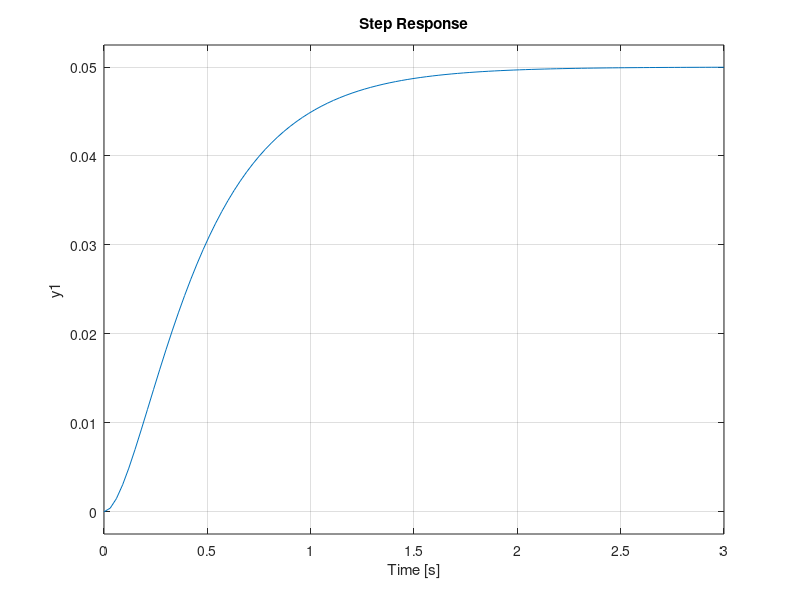
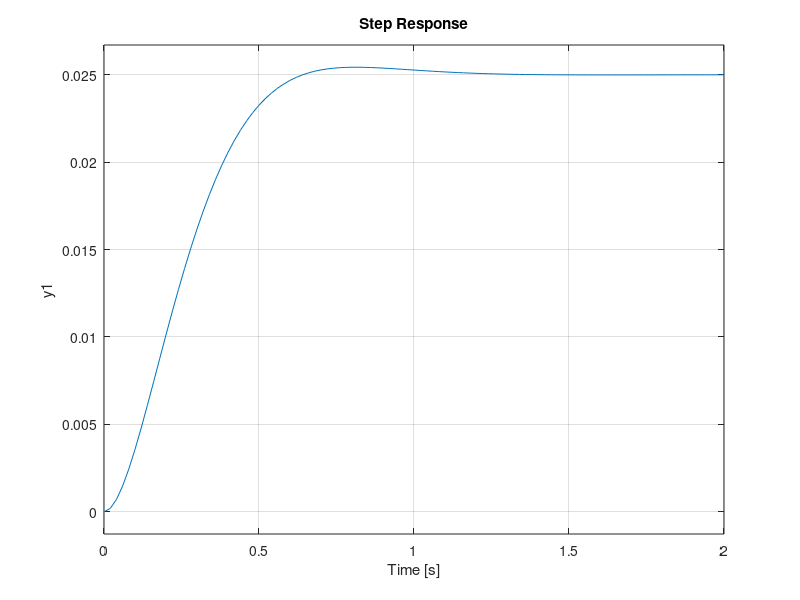

Reproduce these figures in MATLAB, in order.
close all;
clear;
clc;

% Plant
s = tf('s');
plant = 1/(s^2 + 10*s + 20);
figure;
step(plant);

kp = 20;
ki = 0;
kd = 0;
controller = (kp + ki/s + kd*s);
closedLoop = feedback(plant, controller);
figure;
step(closedLoop);